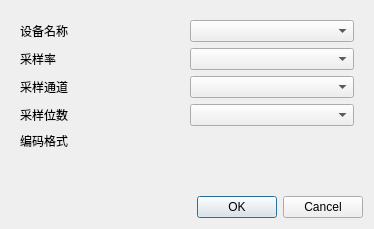
<?xml version="1.0" encoding="UTF-8"?>
<ui version="4.0">
 <class>AudioSetting</class>
 <widget class="QDialog" name="AudioSetting">
  <property name="geometry">
   <rect>
    <x>0</x>
    <y>0</y>
    <width>374</width>
    <height>229</height>
   </rect>
  </property>
  <property name="windowTitle">
   <string>Dialog</string>
  </property>
  <layout class="QVBoxLayout" name="verticalLayout">
   <item>
    <widget class="QWidget" name="widget" native="true">
     <layout class="QGridLayout" name="gridLayout_2">
      <item row="0" column="0">
       <widget class="QLabel" name="label">
        <property name="text">
         <string>设备名称</string>
        </property>
       </widget>
      </item>
      <item row="0" column="1">
       <widget class="QComboBox" name="comboBox_device"/>
      </item>
      <item row="1" column="0">
       <widget class="QLabel" name="label_2">
        <property name="text">
         <string>采样率</string>
        </property>
       </widget>
      </item>
      <item row="1" column="1">
       <widget class="QComboBox" name="comboBox_sampRate"/>
      </item>
      <item row="2" column="0">
       <widget class="QLabel" name="label_3">
        <property name="text">
         <string>采样通道</string>
        </property>
       </widget>
      </item>
      <item row="2" column="1">
       <widget class="QComboBox" name="comboBox_chn"/>
      </item>
      <item row="3" column="0">
       <widget class="QLabel" name="label_4">
        <property name="text">
         <string>采样位数</string>
        </property>
       </widget>
      </item>
      <item row="3" column="1">
       <widget class="QComboBox" name="comboBox_sampSize"/>
      </item>
      <item row="4" column="0">
       <widget class="QLabel" name="label_5">
        <property name="text">
         <string>编码格式</string>
        </property>
       </widget>
      </item>
      <item row="4" column="1">
       <widget class="QLabel" name="label_codec">
        <property name="text">
         <string/>
        </property>
       </widget>
      </item>
     </layout>
    </widget>
   </item>
   <item>
    <spacer name="verticalSpacer">
     <property name="orientation">
      <enum>Qt::Vertical</enum>
     </property>
     <property name="sizeHint" stdset="0">
      <size>
       <width>20</width>
       <height>13</height>
      </size>
     </property>
    </spacer>
   </item>
   <item>
    <widget class="QDialogButtonBox" name="buttonBox">
     <property name="orientation">
      <enum>Qt::Horizontal</enum>
     </property>
     <property name="standardButtons">
      <set>QDialogButtonBox::Cancel|QDialogButtonBox::Ok</set>
     </property>
    </widget>
   </item>
  </layout>
 </widget>
 <resources/>
 <connections>
  <connection>
   <sender>buttonBox</sender>
   <signal>accepted()</signal>
   <receiver>AudioSetting</receiver>
   <slot>accept()</slot>
   <hints>
    <hint type="sourcelabel">
     <x>248</x>
     <y>254</y>
    </hint>
    <hint type="destinationlabel">
     <x>157</x>
     <y>274</y>
    </hint>
   </hints>
  </connection>
  <connection>
   <sender>buttonBox</sender>
   <signal>rejected()</signal>
   <receiver>AudioSetting</receiver>
   <slot>reject()</slot>
   <hints>
    <hint type="sourcelabel">
     <x>316</x>
     <y>260</y>
    </hint>
    <hint type="destinationlabel">
     <x>286</x>
     <y>274</y>
    </hint>
   </hints>
  </connection>
 </connections>
</ui>
